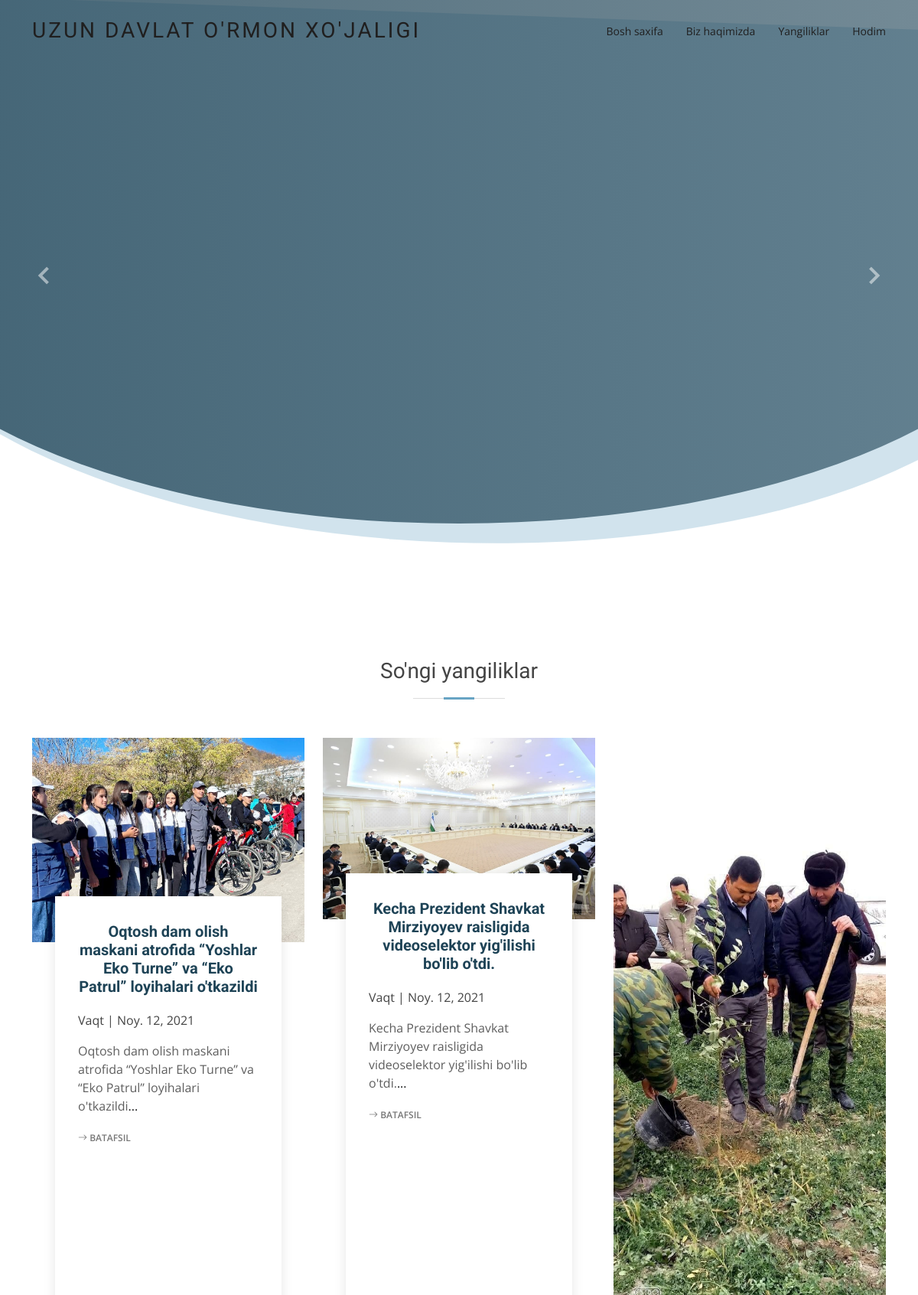
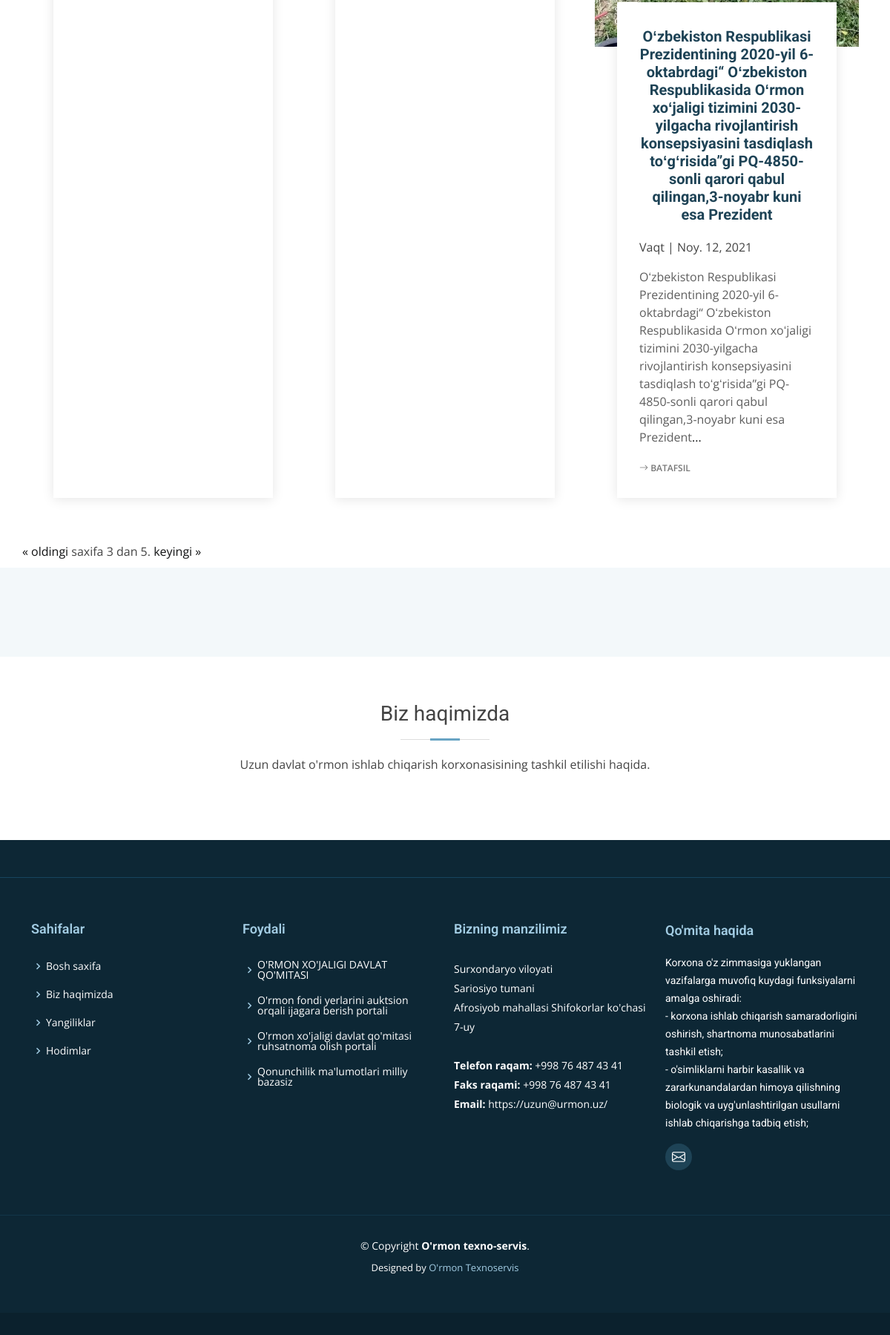
/?page=3, run on the app's committed database (2 pictures, top to bottom).
### articles/models.py (models this page shows, shortened)
class Newsmodel(models.Model):
    image = models.ImageField(upload_to='image/')
    title = models.CharField(max_length=250)
    summary = models.CharField(max_length=250)
    body = RichTextField()
    date = models.DateField(auto_now=True)

### articles/views.py (the view)
# urls.py: path('', homeview, name='home'),
def homeview(request):
    carusel_models = HomeCaruselModel.objects.all()
    future_model = FutureModels.objects.all()
    sub_models = SubMenuModels.objects.all()
    mainsite_models = MainSiteModels.objects.all()
    news_model = Newsmodel.objects.order_by('-date')
    paginator = Paginator(news_model, 3)
    page_number = request.GET.get('page')
    page_obj = paginator.get_page(page_number)
    context = {
        'carusel_models': carusel_models,
        'future_model': future_model,
        'sub_models': sub_models,
        'mainsite_models': mainsite_models,
        'news_model': news_model,
        'page_obj': page_obj,
    }
    return render(request, 'home.html', context)

### templates/home.html (shortened to what this page needs)
{% extends 'base.html' %}
{% load static %}
{% block content %}
  <section id="hero" class="d-flex justify-cntent-center align-items-center">
    <div id="heroCarousel" class="container carousel carousel-fade" data-bs-ride="carousel" data-bs-interval="5000">
      <a class="carousel-control-prev" href="#heroCarousel" role="button" data-bs-slide="prev">
        <span class="carousel-control-prev-icon bx bx-chevron-left" aria-hidden="true"></span>
      </a>
      <a class="carousel-control-next" href="#heroCarousel" role="button" data-bs-slide="next">
        <span class="carousel-control-next-icon bx bx-chevron-right" aria-hidden="true"></span>
      </a>
    </div>
  </section>
  <main id="main">
<section class="service-details">
      <div class="container">
        <div class="row">
         <div class="section-title">
          <h2>So'ngi yangiliklar</h2>
        </div>
        {% for data in page_obj %}
          <div class="col-md-4 d-flex align-items-stretch" data-aos="fade-up">
            <div class="card">
              <div class="card-img">
              {% if data.image %}
                <img src="{{ data.image.url }}" alt="...">
              {% endif %}
              </div>
              <div class="card-body">
                <h5 class="card-title"><a href="">{{ data.title }}</a></h5>
                <p> Vaqt | {{ data.date }} </p>
                <p class="card-text">{{ data.summary }}<a href='{% url 'detail' data.pk %}'>...</a></p>
                <div class="read-more"><a href="{% url 'detail' pk=data.id %}"><i class="bi bi-arrow-right"></i> Batafsil</a></div>
              </div>
            </div>
          </div>
        {% endfor %}
        <div class="pagination">
         <span class="step-links">
            {% if page_obj.has_previous %}
                <a href="?page=1">&laquo; oldingi</a>
            {% endif %}
            <span class="current">
                saxifa {{ page_obj.number }} dan {{ page_obj.paginator.num_pages }}.
            </span>
              {% if page_obj.has_next %}
                  <a href="?page={{ page_obj.next_page_number }}">keyingi</a>
                  <a href="?page={{ page_obj.paginator.num_pages }}"> &raquo;</a>
              {% endif %}
          </span>
        </div>
      </div>
    </section>
    <section class="why-us section-bg" data-aos="fade-up" date-aos-delay="200">
    </section>
    <section class="features">
      <div class="container">
        <div class="section-title">
          <h2>Biz haqimizda</h2>
          <p>Uzun davlat o'rmon ishlab chiqarish korxonasisining tashkil etilishi haqida.</p>
        </div>
        </div>
    </section>
  </main>
{% endblock content %}

### static/css/style.css (style rules this page uses)
body { font-family: "Open Sans", sans-serif; color: #444; }
a { color: #111213; text-decoration: none; }
h1, h2, h3, h4, h5, h6, .font-primary { font-family: "Roboto", sans-serif; }
#main { margin-top: 80px; }
#hero { width: 100%; height: 90vh; overflow: hidden; position: relative; }
#hero::after { content: ''; position: absolute; left: 50%; top: 0; width: 130%; height: 95%; background: linear-gradient(to right, rgba(30, 67, 86, 0.8), rgba(30, 67, 86, 0.6)), url("../img/bg.jpg") center top no-repeat; z-index: 0; border-radius: 0 0 50% 50%; transform: translateX(-50%) rotate(0deg); }
#hero::before { content: ''; position: absolute; left: 50%; top: 0; width: 130%; height: 96%; background: #68A4C4; opacity: 0.3; z-index: 0; border-radius: 0 0 50% 50%; transform: translateX(-50%) translateY(18px) rotate(2deg); }
#hero .carousel-control-prev, #hero .carousel-control-next { width: 10%; }
#hero .carousel-control-next-icon, #hero .carousel-control-prev-icon { background: none; font-size: 48px; line-height: 1; width: auto; height: auto; }
@media (min-width: 1024px) { #hero .carousel-control-prev, #hero .carousel-control-next { width: 5%; } }
section { padding: 60px 0; }
.section-bg { background-color: #f3f8fa; }
.section-title { text-align: center; padding-bottom: 30px; }
.section-title h2 { font-size: 28px; font-weight: 400; margin-bottom: 20px; padding-bottom: 20px; position: relative; }
.section-title h2::before { content: ''; position: absolute; display: block; width: 120px; height: 1px; background: #ddd; bottom: 1px; left: calc(50% - 60px); }
.section-title h2::after { content: ''; position: absolute; display: block; width: 40px; height: 3px; background: #68A4C4; bottom: 0; left: calc(50% - 20px); }
.section-title p { margin-bottom: 0; }
.features p:last-child { margin-bottom: 0; }
.service-details { padding-bottom: 10px; }
.service-details .card { border: 0; padding: 0 30px; margin-bottom: 60px; position: relative; }
.service-details .card-img { width: calc(100% + 60px); margin-left: -30px; overflow: hidden; z-index: 9; border-radius: 0; }
.service-details .card-img img { max-width: 100%; transition: all 0.3s ease-in-out; }
.service-details .card-body { z-index: 10; background: #fff; border-top: 4px solid #fff; padding: 30px; box-shadow: 0px 2px 15px rgba(0, 0, 0, 0.1); margin-top: -60px; transition: 0.3s; }
.service-details .card-title { font-weight: 700; text-align: center; margin-bottom: 20px; }
.service-details .card-title a { color: #1e4356; transition: 0.3s; }
.service-details .card-text { color: #5e5e5e; }
.service-details .read-more a { color: #777777; text-transform: uppercase; font-weight: 600; font-size: 12px; transition: 0.3s; }

### data on the page
Newsmodel: image (picture), title "Oqtosh dam olish maskani atrofida “Yoshlar Eko Turne” va “Eko Patrul” loyihalari o'tkazildi", date "Noy. 12, 2021", summary "Oqtosh dam olish maskani atrofida “Yoshlar Eko Turne” va “Eko Patrul” loyihalari o'tkazildi"
Newsmodel: image (picture), title "Kecha Prezident Shavkat Mirziyoyev raisligida videoselektor yig'ilishi bo'lib o'tdi.", date "Noy. 12, 2021", summary "Kecha Prezident Shavkat Mirziyoyev raisligida videoselektor yig'ilishi bo'lib o'tdi."
Newsmodel: image (picture), title "Oʻzbekiston Respublikasi Prezidentining 2020-yil 6-oktabrdagi“ Oʻzbekiston Respublikasida Oʻrmon xoʻjaligi tizimini 2030-yilgacha rivojlantirish konsepsiyasini tasdiqlash toʻgʻrisida”gi PQ-4850-sonli qarori qabul qilingan,3-noyabr kuni esa Prezident", date "Noy. 12, 2021", summary "Oʻzbekiston Respublikasi Prezidentining 2020-yil 6-oktabrdagi“ Oʻzbekiston Respublikasida Oʻrmon xoʻjaligi tizimini 2030-yilgacha rivojlantirish konsepsiyasini tasdiqlash toʻgʻrisida”gi PQ-4850-sonli qarori qabul qilingan,3-noyabr kuni esa Prezident"

### other printed values
{{ page_obj.number }} "3"
{{ page_obj.paginator.num_pages }} "5"
